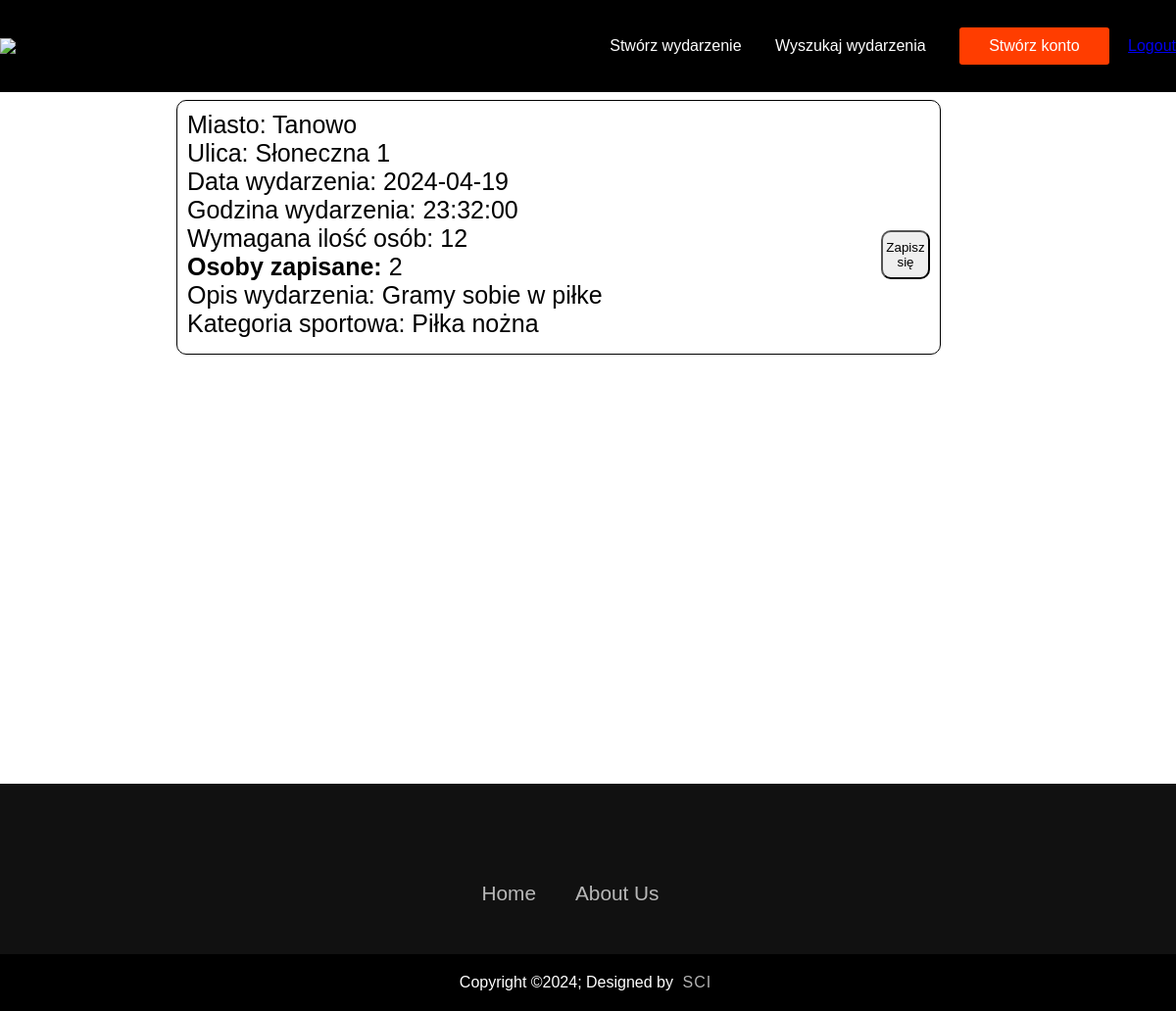
The app's page /ogloszenie.php?id=25, older data.
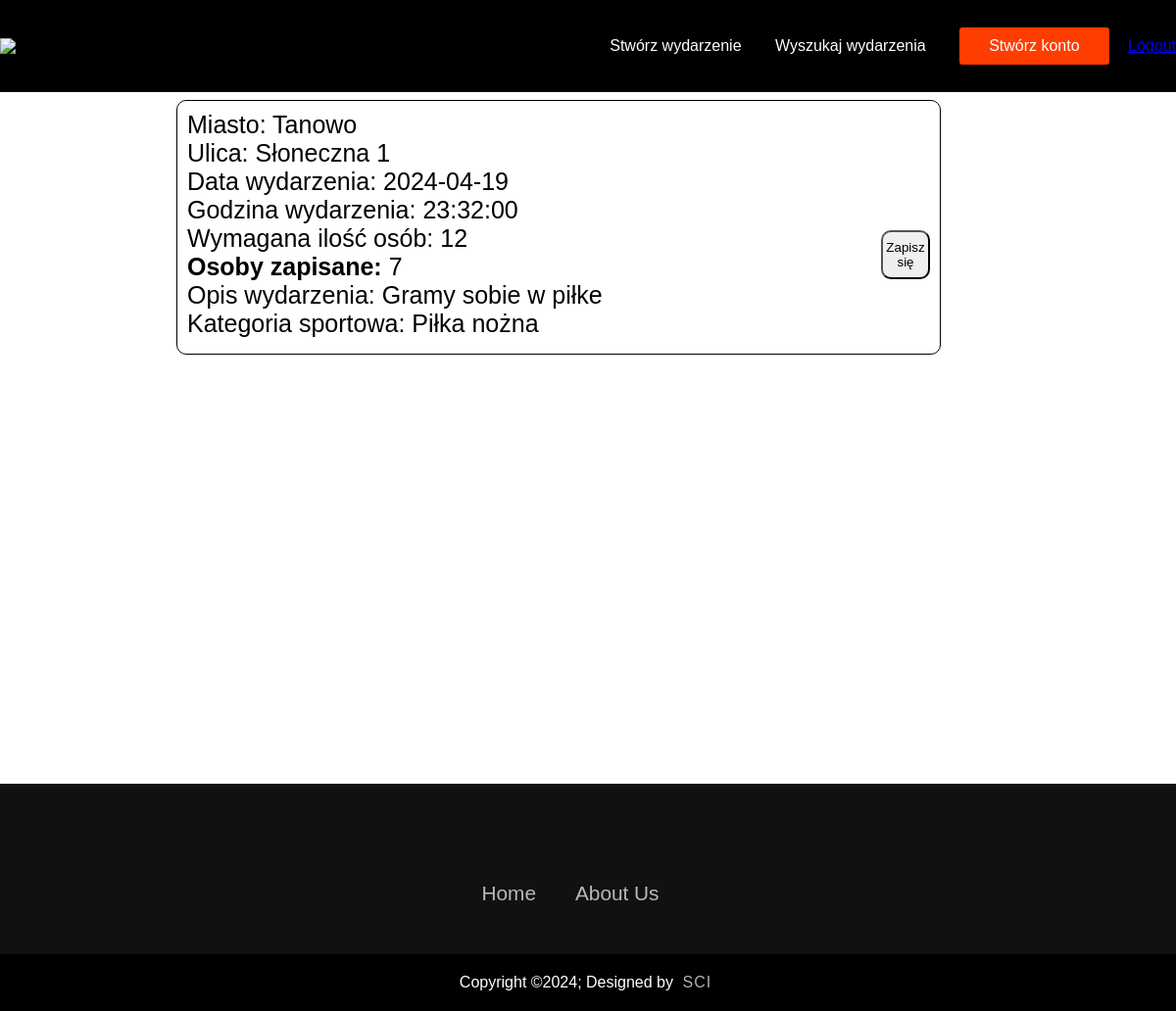
The same page, newer data.
### tables this page shows
CREATE TABLE `wydarzenia` (
  `id` int(11) UNSIGNED NOT NULL,
  `miasto` text NOT NULL,
  `ulica` text NOT NULL,
  `data` date NOT NULL,
  `godzina` time NOT NULL,
  `osoby_zapisane` int(11) NOT NULL,
  `max_osoby` int(11) NOT NULL,
  `opis` text NOT NULL,
  `kategoria` text NOT NULL
);

### ogloszenie.php (the view, shortened to what this page needs)
<!DOCTYPE html>
<html lang="pl">
<head>
	<link rel="stylesheet" href="styl_pyknijmy.css">
</head>
<body>
<div class = "header">
  <nav>
   <img src="logo.png" class="logo">
    <ul class="nav-links">
		<li><a href="tworzenie.php">Stwórz wydarzenie</a></li>
		<li><a href="">Wyszukaj wydarzenia</a></li>
		<li class="btn">Stwórz konto</li>
		<a href="logout.php">Logout</a>
	</ul>
  </nav>
<?php
	 $host = 'localhost';
	 $username = 'root';
	 $password = '';
	 $database = 'pyknijmy';
	 $conn = mysqli_connect($host, $username, $password, $database);
	 $id = $_GET['id'];
	 $sql = "SELECT * FROM wydarzenia WHERE id = $id";
	 $result = mysqli_query($conn, $sql);
	 if(mysqli_num_rows($result) > 0) {
		 $row = mysqli_fetch_assoc($result);
		 echo '<div class="ogloszenie_miasto">' . 'Miasto: ', $row['miasto'], ' ';
		 echo '<div class="ogloszenie_ulica">' . 'Ulica: ', $row['ulica'], ' ';
		 echo '</div>';
		 echo '<div class="wwww">' . 'Data wydarzenia: ', $row['data'], ' ';
		 echo '</div>';
		 echo '<button class="zapisz" data-wydarzenie="' . $row['id'] . '">';
		 echo 'Zapisz się';
		 echo '</button>';
		 echo '<div class="tttt">' . 'Godzina wydarzenia: ', $row['godzina'], ' ';
		 echo '</div>';
		 echo '<div class="rrrr">' . 'Wymagana ilość osób: ', $row['max_osoby'], ' ';
		 echo '</div>';
		 echo '<div class="eeee">' . '<b>Osoby zapisane: </b>', $row['osoby_zapisane'], ' ';
		 echo '</div>';
		 echo '<div class="ogloszenie_opis">' . 'Opis wydarzenia: ', $row['opis'], '';
		 echo '</div>';
		 echo '<div class="ogloszenie_kategoria">' . 'Kategoria sportowa: ', $row['kategoria'], ' ';
		 echo '</div>';
		 echo '</div>';
	 }else{
		 echo 'Brak danych.';
	 }
	 ?>
	 </div>
	 <footer>
		<div class = "footerContainer">
		 <div class = "footerNav">
		  <ul>
		    <li><a href = "index.php">Home</a></li>
			<li><a href= "https://linktr.ee/beatbuddy">About Us</a></li>
		  </ul>
		 </div>
		</div>
		<div class = "footerBottom">
		  <p>Copyright &copy;2024; Designed by <span class = "designer">SCI</span></p>
		 </div>
		</footer>
</body>
</html>

Row changes from the older to the newer data that the page shows:
changed wydarzenia "Tanowo": osoby_zapisane "2" → "7"
